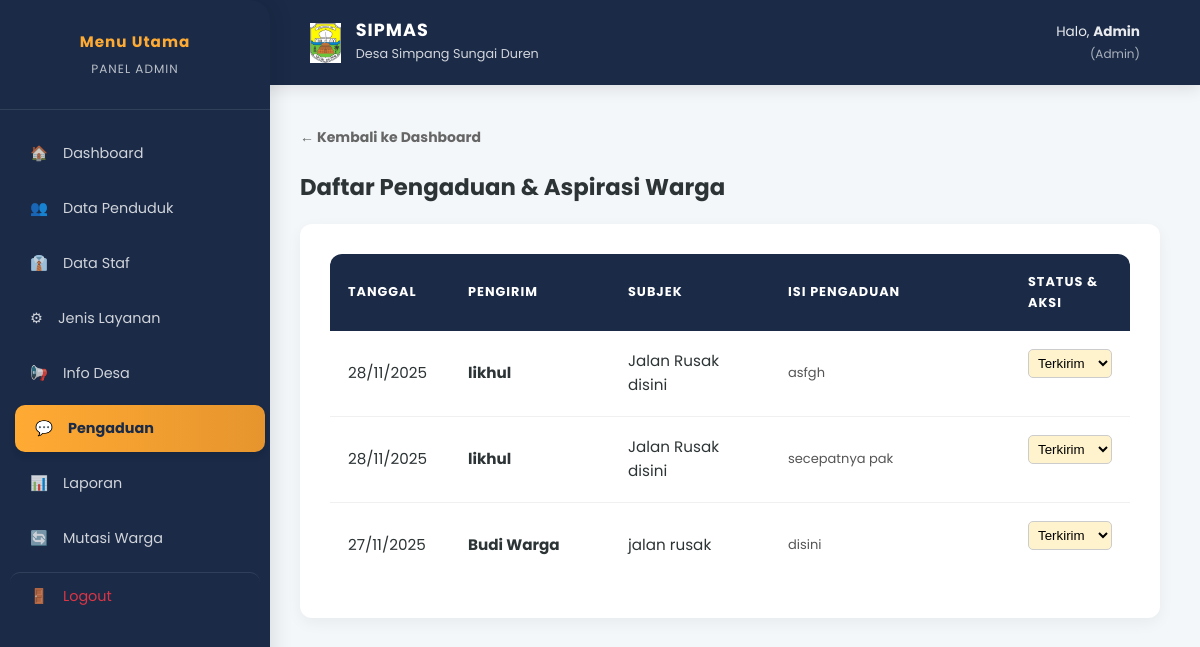
The page /index.php?page=admin_pengaduan (signed in) on the database as committed earlier.
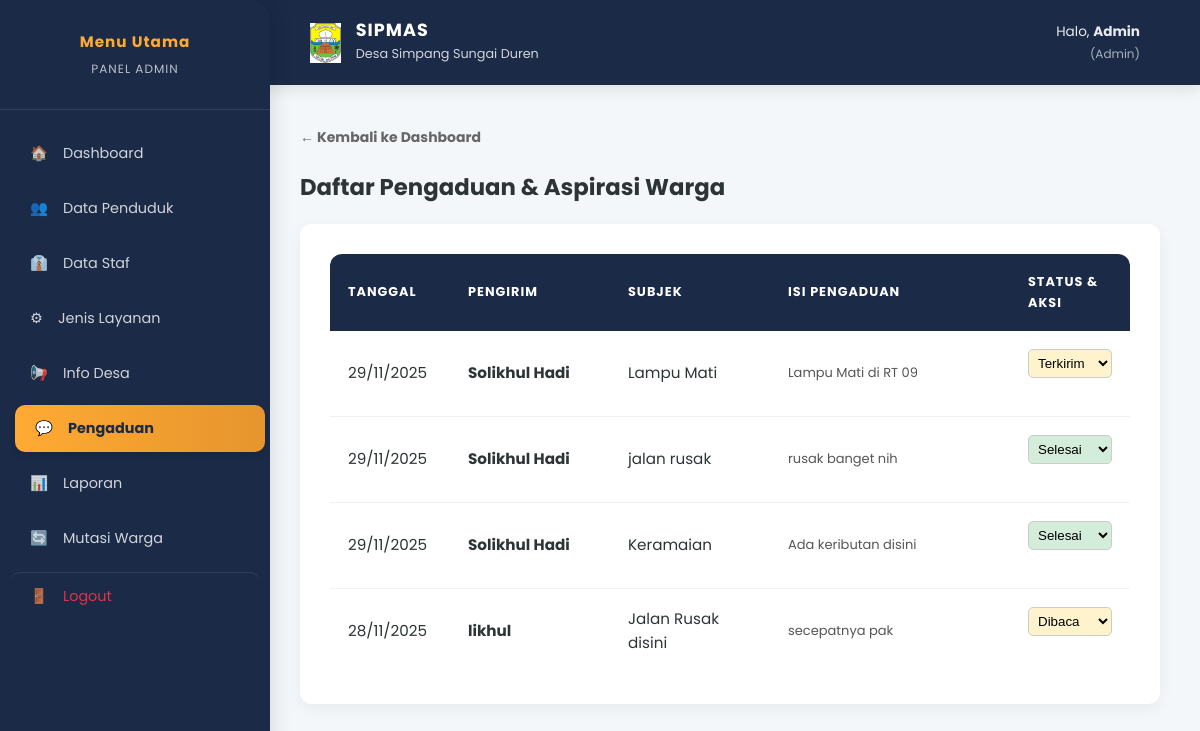
The same page on the database as committed later.
### tables this page shows
CREATE TABLE `pengaduan` (
  `id` int(11) NOT NULL,
  `user_id` int(11) NOT NULL,
  `subjek` varchar(150) NOT NULL,
  `isi_pengaduan` text NOT NULL,
  `status` enum('Terkirim','Dibaca','Selesai') DEFAULT 'Terkirim',
  `tanggapan_admin` text DEFAULT NULL,
  `created_at` timestamp NOT NULL DEFAULT current_timestamp()
);

CREATE TABLE `users` (
  `id` int(11) NOT NULL,
  `role` enum('admin','kades','masyarakat') NOT NULL,
  `nik` char(16) DEFAULT NULL,
  `nama_lengkap` varchar(150) NOT NULL,
  `tempat_lahir` varchar(50) DEFAULT NULL,
  `tanggal_lahir` date DEFAULT NULL,
  `jenis_kelamin` enum('Laki-laki','Perempuan') DEFAULT NULL,
  `agama` varchar(20) DEFAULT NULL,
  `status_perkawinan` enum('Belum Kawin','Kawin','Cerai Hidup','Cerai Mati') DEFAULT NULL,
  `pekerjaan` varchar(50) DEFAULT NULL,
  `email` varchar(100) NOT NULL,
  `password` varchar(255) NOT NULL,
  `no_hp` varchar(20) DEFAULT NULL,
  `alamat` text DEFAULT NULL,
  `jabatan` varchar(100) DEFAULT NULL,
  `status_kependudukan` enum('Tetap','Pindah','Meninggal') DEFAULT 'Tetap',
  `status_akun` tinyint(1) DEFAULT 1,
  `created_at` timestamp NOT NULL DEFAULT current_timestamp(),
  `updated_at` timestamp NOT NULL DEFAULT current_timestamp() ON UPDATE current_timestamp()
);

### controllers/UserController.php (called while the page is built, shortened)
<?php
class UserController {
    private $conn;
    public function __construct($db) {
        $this->conn = $db;
    }
    public function getAllPengaduan() {
        $sql = "SELECT p.*, u.nama_lengkap FROM pengaduan p JOIN users u ON p.user_id = u.id ORDER BY p.created_at DESC";
        $stmt = $this->conn->prepare($sql);
        $stmt->execute();
        return $stmt->fetchAll();
    }
}
?>

### views/admin/pengaduan_list.php (the view, shortened to what this page needs)
<section id="admin-pengaduan">
    <div style="margin-bottom: 15px;">
        <a href="index.php?page=dashboard_admin" style="text-decoration: none; color: #666; font-weight: bold; font-size: 14px;">
            &larr; Kembali ke Dashboard
        </a>
    </div>
    <h2>Daftar Pengaduan & Aspirasi Warga</h2>
    <div class="card">
        <div class="table-responsive">
            <table>
                <thead>
                    <tr>
                        <th style="width: 15%;">Tanggal</th>
                        <th style="width: 20%;">Pengirim</th>
                        <th style="width: 20%;">Subjek</th>
                        <th style="width: 30%;">Isi Pengaduan</th>
                        <th style="width: 15%;">Status & Aksi</th>
                    </tr>
                </thead>
                <tbody>
                    <?php if (empty($daftarPengaduan)): ?>
                        <tr><td colspan="5" style="text-align: center; padding: 20px; color: #888;">Belum ada pengaduan masuk.</td></tr>
                    <?php else: ?>
                        <?php foreach ($daftarPengaduan as $p): ?>
                            <tr>
                                <td><?= date('d/m/Y', strtotime($p->created_at)) ?></td>
                                <td><strong><?= htmlspecialchars($p->nama_lengkap) ?></strong></td>
                                <td><?= htmlspecialchars($p->subjek) ?></td>
                                <td>
                                    <p style="margin: 0; font-size: 13px; color: #555;">
                                        <?= nl2br(htmlspecialchars($p->isi_pengaduan)) ?>
                                    </p>
                                </td>
                                <td>
                                    <form action="index.php?action=update_status_pengaduan" method="POST">
                                        <select name="status" onchange="this.form.submit()"
                                                style="padding: 5px; border-radius: 5px; border: 1px solid #ccc;
                                                       background: <?= $p->status=='Selesai'?'#d4edda':'#fff3cd' ?>">
                                            <option value="Terkirim" <?= $p->status=='Terkirim'?'selected':'' ?>>Terkirim</option>
                                            <option value="Dibaca" <?= $p->status=='Dibaca'?'selected':'' ?>>Dibaca</option>
                                            <option value="Selesai" <?= $p->status=='Selesai'?'selected':'' ?>>Selesai</option>
                                        </select>
                                    </form>
                                </td>
                            </tr>
                        <?php endforeach; ?>
                    <?php endif; ?>
                </tbody>
            </table>
        </div>
    </div>
</section>

### index.php (shortened to what this page needs)
<?php
require_once 'controllers/UserController.php';
$database = new Database();
$db = $database->getConnection();
$userController = new UserController($db);
$page = isset($_GET['page']) ? $_GET['page'] : 'auth';
if ($page != 'cetak_surat' && $page != 'cetak_laporan') {
    require_once 'views/layouts/header.php';
}
switch ($page) {
    case 'admin_pengaduan': $daftarPengaduan = $userController->getAllPengaduan(); include 'views/admin/pengaduan_list.php'; break;
}
if ($page != 'cetak_surat' && $page != 'cetak_laporan') {
    require_once 'views/layouts/footer.php';
}
?>

### views/layouts/header.php (shortened to what this page needs)
<?php
$role = $_SESSION['role'] ?? 'guest';
$nama = $_SESSION['nama'] ?? 'User';
$useSidebar = in_array($role, ['admin', 'kades']);
?>
<!DOCTYPE html>
<html lang="id">
<head>
    <link rel="stylesheet" href="assets/css/style.css">
</head>
<body class="<?= $useSidebar ? 'admin-mode' : '' ?>">
    <header>
        <div style="display: flex; align-items: center; gap: 15px;">
            <img src="assets/images/logo.png" alt="Logo" style="height: 40px; width: auto;" onerror="this.style.display='none'">
            <div>
                <h1 style="margin: 0; font-size: 1.1rem; line-height: 1.2;">SIPMAS</h1>
                <small style="opacity: 0.8; font-size: 0.8rem; font-weight: normal;">Desa Simpang Sungai Duren</small>
            </div>
        </div>
        <?php if(isset($_SESSION['user_id'])): ?>
            <div style="display: flex; align-items: center; gap: 15px;">
                <span id="user-info" style="color: rgba(255,255,255,0.9); font-size: 0.85rem; text-align: right;">
                    Halo, <strong><?= htmlspecialchars($nama); ?></strong><br>
                    <span style="font-size: 0.75rem; opacity: 0.7;">(<?= ucfirst($role) ?>)</span>
                </span>
            </div>
        <?php endif; ?>
    </header>
    <main>
        <?php if ($useSidebar): ?>
        <div class="admin-layout">
            <aside class="admin-sidebar">
                <div class="sidebar-header">
                    <h4>Menu Utama</h4>
                    <p>Panel <?= ucfirst($role) ?></p>
                </div>
                <ul class="sidebar-menu">
                    <?php $p = $_GET['page'] ?? ''; ?>
                    <?php if($role == 'admin'): ?>
                        <li><a href="index.php?page=dashboard_admin" class="<?= $p=='dashboard_admin'?'active':'' ?>"><span>🏠</span> Dashboard</a></li>
                        <li><a href="index.php?page=manajemen_penduduk" class="<?= ($p=='manajemen_penduduk'||$p=='form_penduduk')?'active':'' ?>"><span>👥</span> Data Penduduk</a></li>
                        <li><a href="index.php?page=manajemen_staf" class="<?= ($p=='manajemen_staf'||$p=='form_staf')?'active':'' ?>"><span>👔</span> Data Staf</a></li>
                        <li><a href="index.php?page=kelola_layanan" class="<?= ($p=='kelola_layanan'||$p=='form_layanan')?'active':'' ?>"><span>⚙</span> Jenis Layanan</a></li>
                        <li><a href="index.php?page=kelola_info" class="<?= $p=='kelola_info'?'active':'' ?>"><span>📢</span> Info Desa</a></li>
                        <li><a href="index.php?page=admin_pengaduan" class="<?= $p=='admin_pengaduan'?'active':'' ?>"><span>💬</span> Pengaduan</a></li>
                        <li><a href="index.php?page=laporan" class="<?= ($p=='laporan'||$p=='cetak_laporan')?'active':'' ?>"><span>📊</span> Laporan</a></li>
                        <li><a href="index.php?page=data_mutasi" class="<?= $p=='data_mutasi'?'active':'' ?>"><span>🔄</span> Mutasi Warga</a></li>
                    <?php endif; ?>
                    <li>
                        <a href="#" onclick="showPopup('logout', 'Konfirmasi Logout', 'Yakin ingin keluar dari sistem?', () => window.location.href='index.php?page=logout')"
                           style="color: var(--danger); border-top: 1px solid rgba(255,255,255,0.1); margin-top: 10px;">
                            <span>🚪</span> Logout
                        </a>
                    </li>
                </ul>
            </aside>
            <div class="admin-content">
        <?php endif; ?>

### views/layouts/footer.php (shortened to what this page needs)
<?php if (isset($_SESSION['role']) && $_SESSION['role'] == 'admin'): ?>
            </div> </div> <?php endif; ?>
    </main>
</body>
</html>

### assets/css/style.css (style rules this page uses)
:root { --primary: #1a2a47; --primary-gradient: linear-gradient(135deg, #1a2a47 0%, #243b55 100%); --accent: #ffaa33; --accent-gradient: linear-gradient(135deg, #ffaa33 0%, #e6952e 100%); --primary-color: #1a2a47; --accent-color: #ffaa33; --success-color: #28a745; --danger-color: #dc3545; --success: #28a745; --danger: #dc3545; --warning: #ffc107; --bg-body: #f4f7fa; --bg-glass: rgba(255, 255, 255, 0.95); --bg-card: #ffffff; --text-main: #2d3436; --text-muted: #636e72; --radius: 12px; --shadow-soft: 0 5px 15px rgba(0, 0, 0, 0.05); --shadow-float: 0 15px 35px rgba(26, 42, 71, 0.15); --transition: all 0.3s cubic-bezier(0.4, 0, 0.2, 1); }
* { box-sizing: border-box; }
body { font-family: 'Poppins', sans-serif; background-color: var(--bg-body); color: var(--text-main); margin: 0; padding: 0; font-size: 0.95rem; line-height: 1.6; }
.admin-layout { display: flex; min-height: 100vh; }
.admin-sidebar { width: 260px; background-color: var(--primary); color: white; display: flex; flex-direction: column; position: fixed; height: 100vh; left: 0; top: 0; z-index: 1000; box-shadow: 4px 0 20px rgba(0,0,0,0.1); border-top-right-radius: 20px; border-bottom-right-radius: 20px; }
.sidebar-header { padding: 30px 20px; text-align: center; border-bottom: 1px solid rgba(255,255,255,0.1); }
.sidebar-header h4 { margin: 0; font-weight: 700; letter-spacing: 1px; color: var(--accent); }
.sidebar-header p { margin: 5px 0 0; font-size: 0.75rem; opacity: 0.7; text-transform: uppercase; letter-spacing: 1px; }
.sidebar-menu { list-style: none; padding: 20px 10px; margin: 0; overflow-y: auto; }
.sidebar-menu li { margin-bottom: 8px; }
.sidebar-menu a { display: flex; align-items: center; gap: 15px; padding: 12px 20px; color: rgba(255,255,255,0.8); text-decoration: none; font-size: 0.9rem; border-radius: 10px; transition: var(--transition); }
.sidebar-menu a:hover, .sidebar-menu a.active { background-color: rgba(255,255,255,0.1); color: white; transform: translateX(5px); box-shadow: 0 4px 6px rgba(0,0,0,0.1); }
.sidebar-menu a.active { background: linear-gradient(90deg, var(--accent), #e6952e); color: var(--primary); font-weight: 700; }
.admin-content { flex: 1; margin-left: 260px; padding: 40px; width: calc(100% - 260px); }
.card { background: var(--bg-card); border-radius: var(--radius); box-shadow: var(--shadow-soft); padding: 30px; margin-bottom: 30px; border: none; transition: var(--transition); position: relative; overflow: hidden; }
form input, form select, form textarea { width: 100%; padding: 15px; margin-bottom: 20px; border: 1px solid #e0e6ed; border-radius: 10px; background-color: #fcfcfc; transition: var(--transition); }
.table-responsive { overflow-x: auto; border-radius: var(--radius); }
table { width: 100%; border-collapse: separate; border-spacing: 0; background: white; }
table th { background-color: var(--primary); color: white; padding: 18px; text-transform: uppercase; font-size: 0.8rem; letter-spacing: 1px; text-align: left; }
table th:first-child { border-top-left-radius: 10px; }
table th:last-child { border-top-right-radius: 10px; }
table td { padding: 18px; border-bottom: 1px solid #f0f0f0; vertical-align: middle; }
table tr:last-child td { border-bottom: none; }
header:not(.sidebar-header) { background-color: var(--primary); color: white; padding: 20px 5%; display: flex; justify-content: space-between; align-items: center; box-shadow: 0 4px 15px rgba(0,0,0,0.1); }
header h1 { font-size: 1.5rem; font-weight: 700; letter-spacing: 1px; margin: 0; }
body.admin-mode header { margin-left: 250px; width: calc(100% - 250px); position: relative; z-index: 500; }
.admin-sidebar { width: 270px; left: 0; top: 0; height: 100vh; z-index: 1000; }

Rows that differ between the two databases and show on the page:
removed pengaduan: created_at "28/11/2025", user.nama_lengkap "likhul", subjek "Jalan Rusak disini", isi_pengaduan "asfgh", status "Terkirim"
removed pengaduan: created_at "27/11/2025", user.nama_lengkap "Budi Warga", subjek "jalan rusak", isi_pengaduan "disini", status "Terkirim"
added pengaduan: created_at "29/11/2025", user.nama_lengkap "Solikhul Hadi", subjek "Lampu Mati", isi_pengaduan "Lampu Mati di RT 09", status "Terkirim"
added pengaduan: created_at "29/11/2025", user.nama_lengkap "Solikhul Hadi", subjek "jalan rusak", isi_pengaduan "rusak banget nih", status "Selesai"
added pengaduan: created_at "29/11/2025", user.nama_lengkap "Solikhul Hadi", subjek "Keramaian", isi_pengaduan "Ada keributan disini", status "Selesai"
changed pengaduan "Jalan Rusak disini": status "Terkirim" → "Dibaca"
